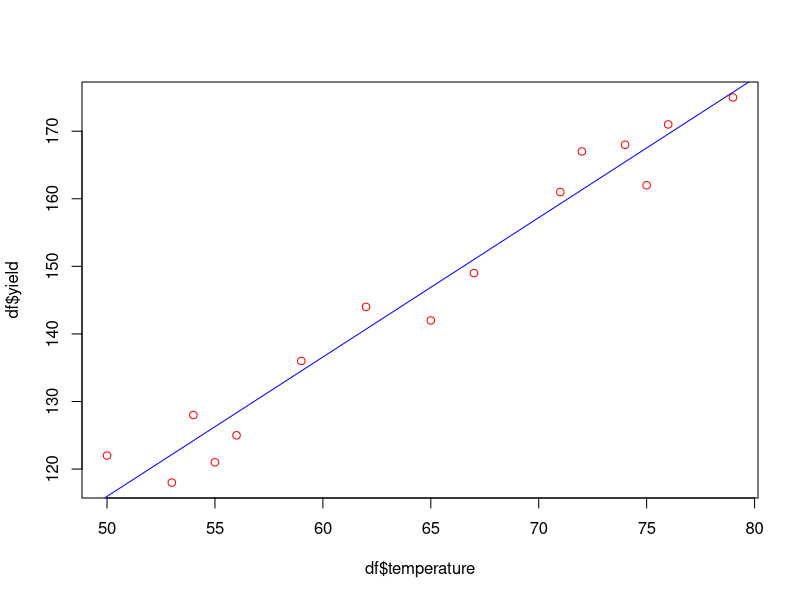

R code for this plot:
number <- c(1:15)
temperature <- c(50,53,54,55,56,59,62,65,67,71,72,74,75,76,79)
yield <- c(122,118,128,121,125,136,144,142,149,161,167,168,162,171,175)
df<-data.frame(temperature, yield)
rownames(df) <- number
df
lr <- lm(yield ~ temperature, data=df)
print(summary(lr))
names(lr)
lr$coefficients
pred <- fitted(lr)
pred
plot(df$temperature, df$yield, col="red")
abline(lr, col="blue")
